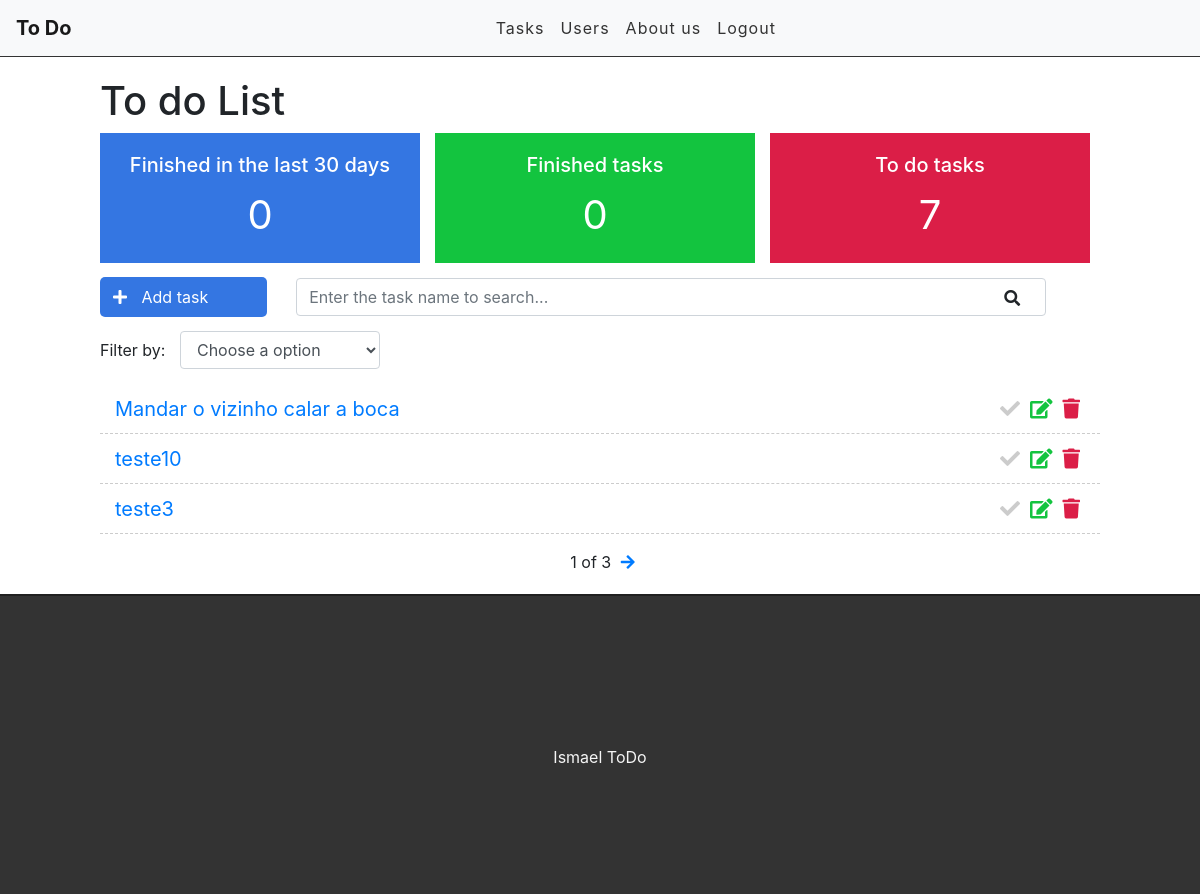
The app's page / (signed in), older data.
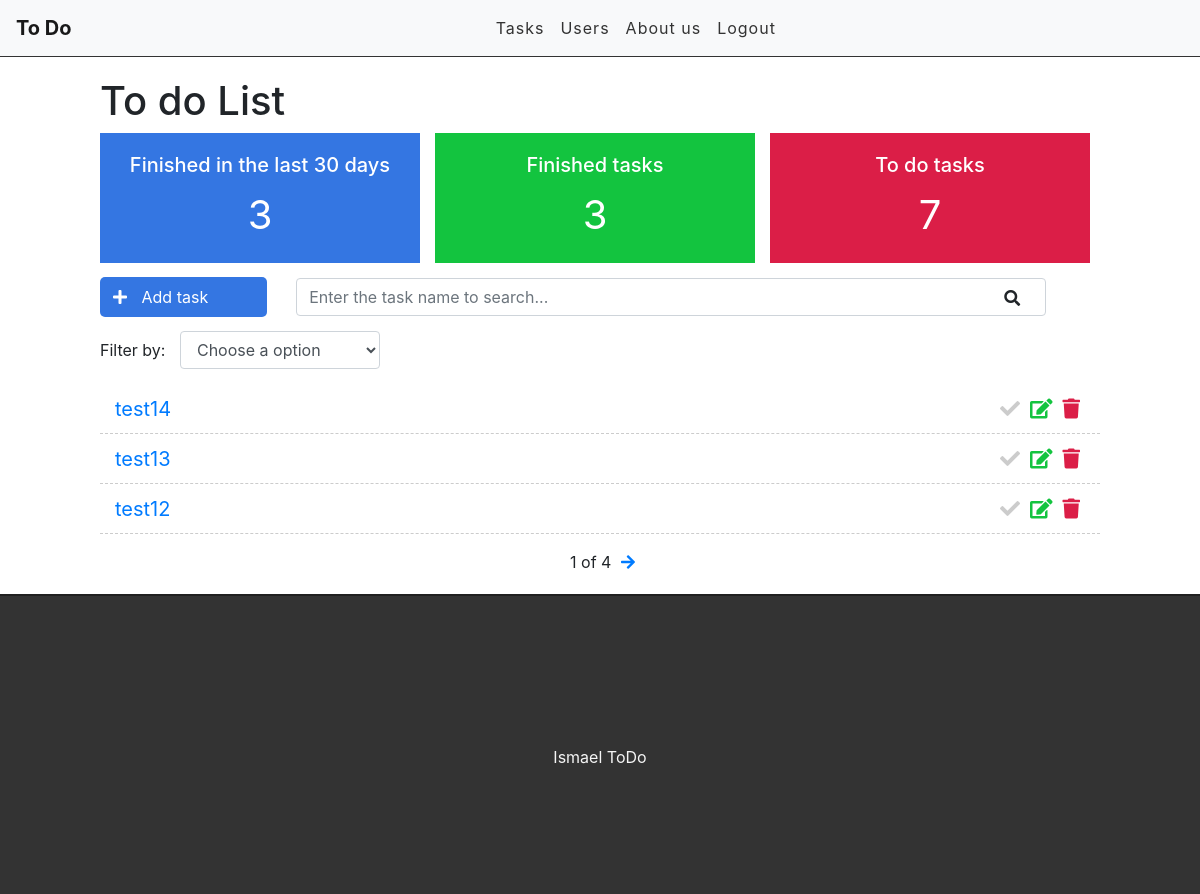
The same page, newer data.
### tasks/models.py (models this page shows, shortened)
class Task(models.Model):
    STATUS = (  # tipos pré definidos
        ('doing', 'Doing'),
        ('done', 'Done'),
    )
    title = models.CharField(max_length=255)
    description = models.TextField()
    done = models.CharField(  # pra saber o status da tarefa
        max_length=5,
        choices=STATUS,
    )
    user = models.ForeignKey(get_user_model(), on_delete=models.CASCADE)
    created_at = models.DateTimeField(auto_now_add=True)
    update_at = models.DateTimeField(auto_now=True)

### tasks/views.py (the view)
# urls.py: path('', views.tasklist, name='task-list'),
@login_required
def tasklist(request):
    search = request.GET.get('search')
    filter = request.GET.get('filter')
    tasksDoneRecently = Task.objects.filter(done='done', update_at__gt=datetime.datetime.now(
    )-datetime.timedelta(days=30), user=request.user).count()
    tasksDone = Task.objects.filter(done='done', user=request.user).count()
    TasksDoing = Task.objects.filter(done='doing', user=request.user).count()
    if search:
        tasks = Task.objects.filter(title__icontains=search, user=request.user)
    elif filter:
        tasks = Task.objects.filter(done=filter, user=request.user)
    else:
        tasks_list = Task.objects.all().order_by(
            '-created_at').filter(user=request.user)  # pegando tudo Task do banco
        paginator = Paginator(tasks_list, 3)
        page = request.GET.get('page')
        tasks = paginator.get_page(page)
    return render(request, 'tasks/list.html', {'tasks': tasks, 'tasksrecently': tasksDoneRecently, 'tasksdone': tasksDone, 'tasksdoing': TasksDoing})

### tasks/templates/tasks/list.html (shortened to what this page needs)
{% extends 'base.html' %}
{% block content %}
<div class="offset-1 col-10 list-div">
    <h1>To do List</h1>
    <div class="container dashboard">
        <div class="col-4 dashboard-box" id="dashboard-lastdays">
            <h4>Finished in the last 30 days</h4>
            <span>{{ tasksrecently }}</span>
        </div>
        <div class="col-4 dashboard-box" id="dashboard-done">
            <h4>Finished tasks</h4>
            <span>{{ tasksdone}}</span>
        </div>
        <div class="col-4 dashboard-box" id="dashboard-doing">
            <h4>To do tasks</h4>
            <span>{{ tasksdoing }}</span>
        </div>
    </div>
    <a id="add-link" href="newTask/">
        <div class="col-2 add-div">
            <i class="fas fa-plus"></i> Add task
        </div>
    </a>
    <div class="col-9 search-div">
        <form method="GET" id="search-form">
            <input class="form-control" type="text" id="search" name="search"
                placeholder="Enter the task name to search..." value="{{ request.GET.search }}">
            <i class="fas fa-search" id="search-btn" id="search-btn"></i>
        </form>
    </div>
    <div class="col-12 filter-div">
        <span>Filter by:</span>
        <select name="filter" id="filter" class="form-control">
            <option value="">Choose a option</option>
        </select>
    </div>
    <ul class="task-list">
        {% for task in tasks %}
        {% if task.done == 'doing' %}
        <li class="task-item">
            {% else %}
        <li class="task-item done">
            {% endif %}
            <span><a href="/task/{{task.id}}">{{task.title}}</a></span>
            <a href="delete/{{task.id}}" class="delete-btn"><span><i class="fas fa-trash"></i></span></a>
            <a href="edit/{{task.id}}"><span><i class="fas fa-edit"></i></span></a>
            <a href="changestatus/{{task.id}}"><span><i class="fas fa-check"></i></span></a>
        </li>
        {% endfor %}
    </ul>
    <div class="pagination">
        <span class="step-links">
            {% if tasks.paginator.num_pages %}
            <span class="current">
                {{ tasks.number }} of {{ tasks.paginator.num_pages }}
            </span>
            {% endif %}
            {% if tasks.has_next %}
            <a href="?page={{ tasks.next_page_number}}"><i class="fas fa-arrow-right"></i></a>
            {% endif %}
        </span>
    </div>
</div>
{% endblock %}

### tasks/templates/base.html (shortened to what this page needs)
{% load static %}
<!DOCTYPE html>
<html lang="pt-br">
<head>
    <link href="https://stackpath.bootstrapcdn.com/bootstrap/4.3.1/css/bootstrap.min.css" rel="stylesheet"
>
    <link rel="stylesheet" href="https://use.fontawesome.com/releases/v5.7.2/css/all.css"
>
    <link rel="stylesheet" href="{% static 'css/style.css' %}">
</head>
<body>
    <div class="container-fluid">
        <nav class="navbar navbar-expand-lg navbar-light bg-light">
            <a class="navbar-brand" href="/">To Do</a>
            <div class="collapse navbar-collapse" id="navbarSupportedContent">
                <ul class="navbar-nav me-auto mb-2 mb-lg-0">
                    {% if user.is_authenticated %}
                    <li class="nav-item">
                        <a class="nav-link" aria-current="page" href="/">Tasks</a>
                    </li>
                    <li class="nav-item">
                        <a class="nav-link" aria-current="page" href="#">Users</a>
                    </li>
                    {% else %}
                    <li class="nav-item">
                        <a class="nav-link" aria-current="page" href="/accounts/login">Login</a>
                    </li>
                    {% endif %}
                    <li class="nav-item">
                        <a class="nav-link" aria-current="page" href="#">About us</a>
                    </li>
                    {% if user.is_authenticated %}
                    <li class="nav-item">
                        <a class="nav-link" aria-current="page" href="/accounts/logout">Logout</a>
                    </li>
                    {% endif %}
                </ul>
            </div>
        </nav>
    </div>
    {%block content%} {% endblock %}
    <footer>
        <p>Ismael ToDo</p>
    </footer>
</body>
</html>

### tasks/static/css/style.css (style rules this page uses)
.container-fluid { padding: 0; }
.navbar { border-bottom: 1px solid #333; margin-bottom: 20px; }
.navbar-nav { margin: auto; }
.navbar-brand { font-weight: bold; }
.navbar-light .navbar-nav a.nav-link { color: #333; letter-spacing: 1px; }
.dashboard { padding: 0; width: 100%; display: block; }
.dashboard h4 { font-size: 20px; }
.dashboard span { font-size: 40px; display: block; width: 100%; }
.dashboard-box { float: left; background-color: #DFDFDF; color: #FFF; padding: 20px; box-sizing: border-box; height: 130px; width: 32%; text-align: center; }
.dashboard-box:nth-child(2) { margin-left: 1.5%; margin-right: 1.5%; }
#dashboard-lastdays { background-color: #3476e2; }
#dashboard-done { background-color: #13c43f; }
#dashboard-doing { background-color: #db1e47; }
#add-link { text-decoration: none; }
.add-div { background-color: #3476e2; cursor: pointer; display: inline-block; color: #fff; padding: 8px; border-radius: 5px; margin-right: 25px; }
.fas.fa-plus { color: #fff; margin-right: 10px; margin-left: 5px; }
.fas.fa-search { position: absolute; top: 12px; right: 26px; cursor: pointer; }
.search-div { padding: 0px; margin-top: 15px; margin-bottom: 15px; display: inline-block; }
.filter-div { margin-bottom: 15px; padding: 0; }
#filter { display: inline-block; width: 200px; margin-left: 10px; }
.list-div { padding: 0; }
.task-list { padding-left: 0; }
.task-item { list-style: none; font-size: 20px; height: 50px; padding: 0 15px; padding-top: 10px; border-bottom: 1px dashed #ccc; }
.fas.fa-trash, .fas.fa-edit, .fas.fa-check { cursor: pointer; margin: 5px; font-size: 20px; float: right; }
.fas.fa-trash { color: #db1e47; }
.fas.fa-edit { color: #13c43f; }
.fas.fa-check { color: #CCC; }
footer { background-color: #333; height: 300px; border-top: 2px solid #202020; }
footer p { color: #f5f5f5; text-align: center; top: 50%; position: relative; }
.pagination { margin-bottom: 20px; }
.step-links { position: relative; margin-left: auto; margin-right: auto; }
.step-links .current { margin-left: 5px; margin-right: 5px; }

Row changes from the older to the newer data that the page shows:
removed Task: title "Mandar o vizinho calar a boca"
no longer on this page (row unchanged): Task: title "teste10"
no longer on this page (row edited): Task: title "teste3"
added Task: title "test14"
added Task: title "test13"
added Task: title "test12"
Text that changed along with them:
{{ tasksrecently }}: "0" → "3"
{{ tasksdone }}: "0" → "3"
{{ tasks.paginator.num_pages }}: "3" → "4"
